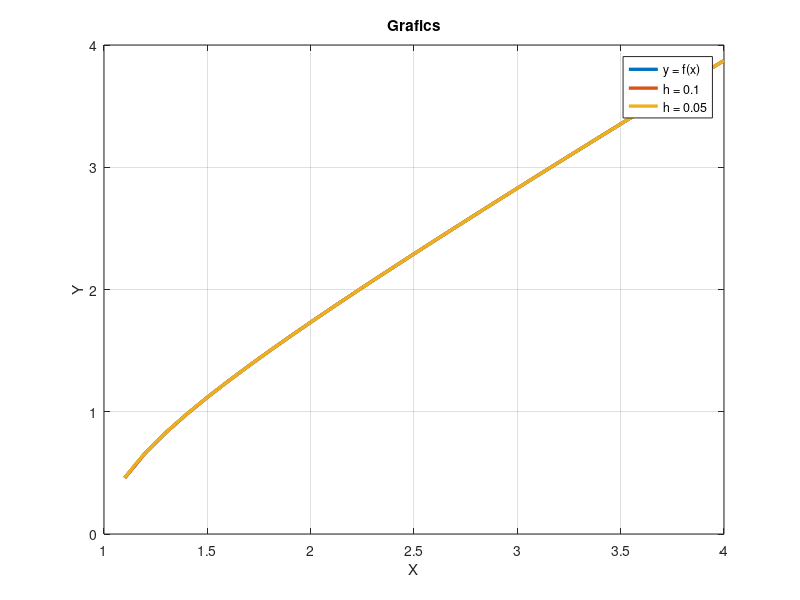
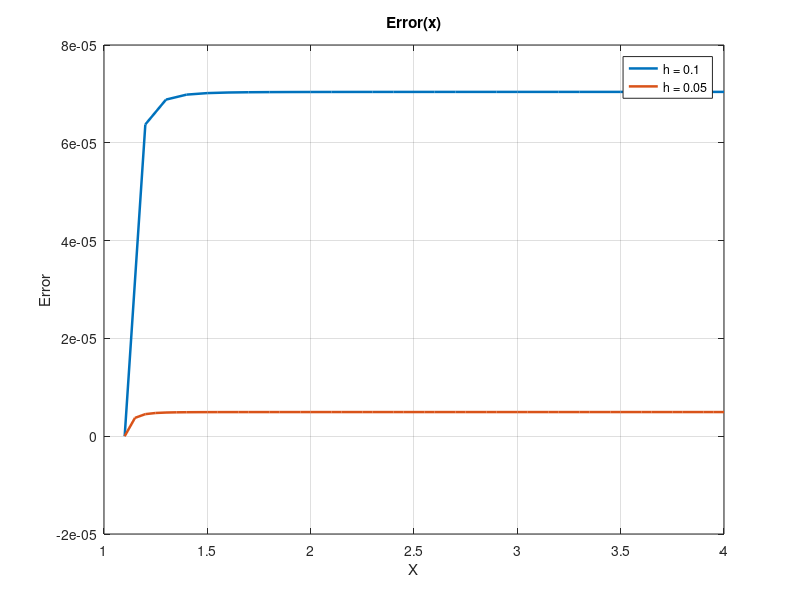
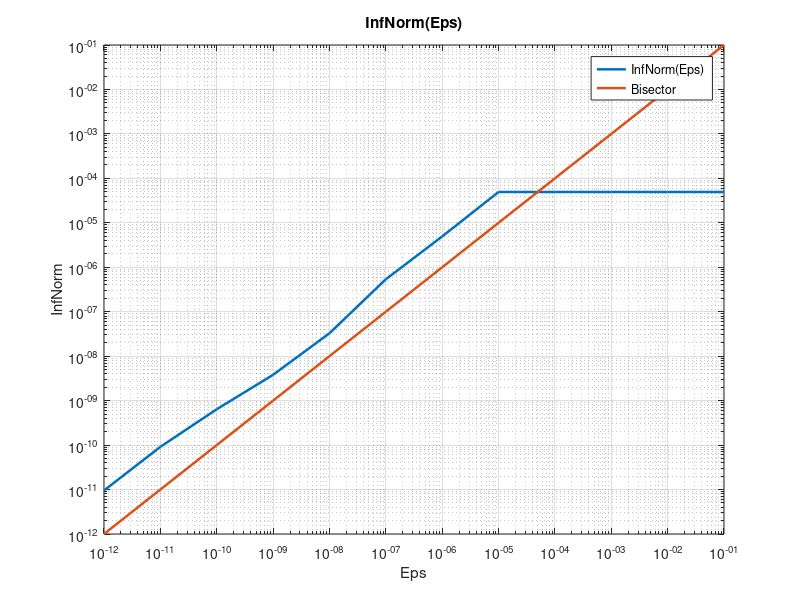
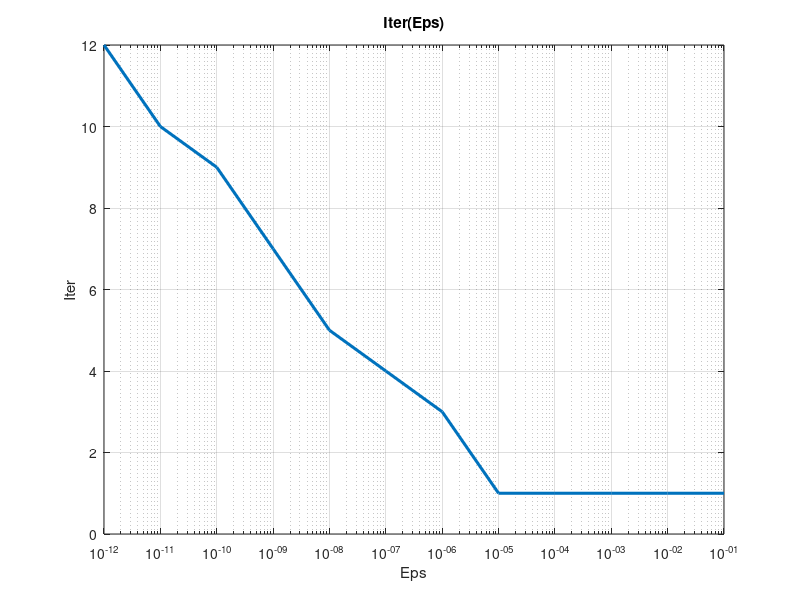

Here is the MATLAB script that generated these plots, in order:
x1 = 1.1:0.1:4;
x2 = 1.1:0.05:4;
y1 = [0.4582575694; 0.6633887124; 0.8307312225; 0.9798657517; 1.1181041534; 1.2490698846; 1.3748430481; 1.4967333222; 1.6156198251; 1.7321211996; 1.8466889290; 1.9596621957; 2.0713019217; 2.1818128286; 2.2913582544; 2.4000704078; 2.5080576493; 2.6154097751; 2.7222019272; 2.8284975345; 2.9343505602; 3.0398072409; 3.1449074490; 3.2496857723; 3.3541723768; 3.4583937038; 3.5623730369; 3.6661309668; 3.7696857759; 3.8730537572];
y2 = [0.4582575694; 0.5678945846; 0.6633294706; 0.7500047477; 0.8306672262; 0.9069227397; 0.9798008013; 1.0500049163; 1.1180389123; 1.1842768563; 1.2490045307; 1.3124454079; 1.3747776429; 1.4361455971; 1.4966678909; 1.5564431783; 1.6155543793; 1.6740718417; 1.7320557453; 1.7895579547; 1.8466234693; 1.9032915692; 1.9595967325; 2.0155693754; 2.0712364561; 2.1266219703; 2.1817473614; 2.2366318632; 2.2912927861; 2.3457457598; 2.4000049386; 2.4540831770; 2.5079921795; 2.5617426302; 2.6153443048; 2.6688061677; 2.7221364565; 2.7753427560; 2.8284320635; 2.8814108456; 2.9342850890; 2.9870603450; 3.0397417695; 3.0923341580; 3.1448419775; 3.1972693945; 3.2496203006; 3.3018983350; 3.3541069051; 3.4062492049; 3.4583282320; 3.5103468025; 3.5623075649; 3.6142130125; 3.6660654948; 3.7178672278; 3.7696203038; 3.8213266997; 3.8729882850];

figure;
y = (x1.^2 - 1).^0.5;
plot(x1, y, 'LineWidth', 2.4);
hold on;

plot(x1, y1, 'LineWidth', 2.4);
plot(x2, y2, 'LineWidth', 2.4);
grid on;
xlabel('X');
ylabel('Y');
title('Grafics');
legend('y = f(x)', 'h = 0.1', 'h = 0.05');

figure;
error1 = [-0.0000000001; 0.0000637543; 0.0000688362; 0.0000698546; 0.0000701646; 0.0000702849; 0.0000703397; 0.0000703675; 0.0000703829; 0.0000703921; 0.0000703977; 0.0000704014; 0.0000704039; 0.0000704057; 0.0000704069; 0.0000704078; 0.0000704085; 0.0000704090; 0.0000704094; 0.0000704097; 0.0000704100; 0.0000704102; 0.0000704103; 0.0000704105; 0.0000704106; 0.0000704107; 0.0000704108; 0.0000704108; 0.0000704109; 0.0000704110];
plot(x1, error1, 'LineWidth', 1.8);
hold on;
grid on;
error2 = [-0.0000000001; 0.0000037500; 0.0000045125; 0.0000047477; 0.0000048400; 0.0000048824; 0.0000049041; 0.0000049163; 0.0000049235; 0.0000049281; 0.0000049310; 0.0000049330; 0.0000049344; 0.0000049354; 0.0000049362; 0.0000049367; 0.0000049371; 0.0000049374; 0.0000049377; 0.0000049379; 0.0000049380; 0.0000049382; 0.0000049383; 0.0000049383; 0.0000049384; 0.0000049385; 0.0000049385; 0.0000049386; 0.0000049386; 0.0000049386; 0.0000049386; 0.0000049387; 0.0000049387; 0.0000049387; 0.0000049387; 0.0000049387; 0.0000049387; 0.0000049387; 0.0000049388; 0.0000049388; 0.0000049388; 0.0000049388; 0.0000049388; 0.0000049388; 0.0000049388; 0.0000049388; 0.0000049388; 0.0000049388; 0.0000049388; 0.0000049388; 0.0000049388; 0.0000049388; 0.0000049388; 0.0000049388; 0.0000049388; 0.0000049388; 0.0000049388; 0.0000049388; 0.0000049388];
plot(x2, error2, 'LineWidth', 1.8);
xlabel('X');
ylabel('Error');
title('Error(x)');
legend('h = 0.1', 'h = 0.05'); 




figure;
infNorm = [0.00004938819886; 0.00004938819886; 0.00004938819886; 0.00004938819886; 0.00004938819886; 0.000004938819886; 0.000000537187447; 0.000000032765115; 0.000000003810513; 0.000000000639900; 0.000000000091245; 0.0000000000095312];
i = 1:12;
eps = 0.1.^i;
loglog(eps, infNorm, 'LineWidth', 1.8);
hold on;
grid on;
loglog(eps, eps, 'LineWidth', 1.8);
xlabel('Eps');
ylabel('InfNorm');
title('InfNorm(Eps)');
legend('InfNorm(Eps)', 'Bisector');

figure;
iter = [1; 1; 1; 1; 1; 3; 4; 5; 7; 9; 10; 12];
semilogx(eps, iter, 'LineWidth', 2.2);
hold on;
grid on;
xlabel('Eps');
ylabel('Iter');
title('Iter(Eps)');

figure;
dataError = [0.0458257569400; 0.0045825756940; 0.0004582575694; 0.0000458257569; 0.0000045825757; 0.0000004582576; 0.0000000458258; 0.0000000045826; 0.0000000004583; 0.0000000000458; 0.0000000000046; 0.0000000000005];
infNormNew = [0.478275978161760; 0.046077657245349; 0.004634055754220; 0.000507673129988; 0.000095214856044; 0.000053970828757; 0.000049846444026; 0.000049434005707; 0.000049392761907; 0.000049388637531; 0.000049388225092; 0.000049388183849];
loglog(dataError, infNormNew, 'LineWidth', 2.2);
hold on;
grid on;
xlabel('DataError');
ylabel('InfNorm');
title('InfNorm(DataError) eps = 0.00001');








